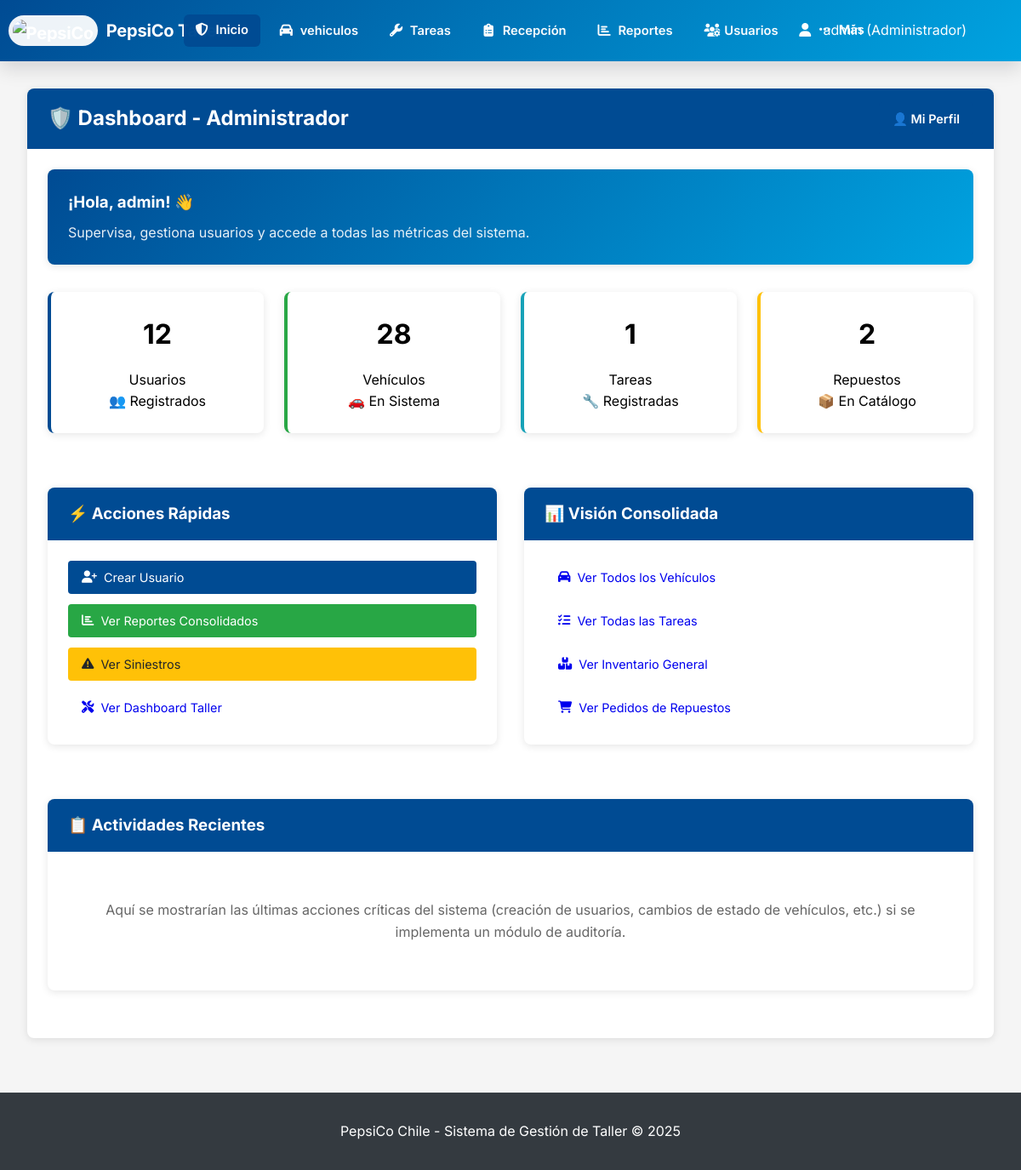
Page /usuarios/dashboard/admin/ (signed in) on the committed database.
### usuarios/models.py (models this page shows, shortened)
class Usuario(AbstractUser):
    ROLES = (
        ('admin', 'Administrador'),
        ('jefe_taller', 'Jefe de Taller'),
        ('mecanico', 'Mecánico'),
        ('chofer', 'Chofer'),
        ('vendedor', 'Vendedor/Preventista'),
        ('guardia', 'Guardia'),
        ('bodeguero', 'Bodeguero'),
        ('ehs', 'EHS'),
        ('recepcionista', 'Recepcionista de Vehículos'),
    )
    rol = models.CharField(max_length=30, choices=ROLES, default='mecanico')
    telefono = models.CharField(max_length=15, blank=True)
    fecha_creacion = models.DateTimeField(auto_now_add=True)
    foto_perfil = models.ImageField(upload_to='perfiles/', blank=True, null=True)

### usuarios/views.py (the view)
# urls.py: path('dashboard/admin/', views.dashboard_admin, name='dashboard_admin'),
@login_required
def dashboard_admin(request):
    if request.user.rol != 'admin':
        messages.error(request, 'No tienes permisos para acceder a esta vista.')
        return redirect('login') # O a una página de error 403 personalizada
    total_usuarios = Usuario.objects.count()
    total_vehiculos = Vehiculo.objects.count()
    total_tareas = Tarea.objects.count()
    total_repuestos = Repuesto.objects.count()
    context = {
        'estadisticas': {
            'total_usuarios': total_usuarios,
            'total_vehiculos': total_vehiculos,
            'total_tareas': total_tareas,
            'total_repuestos': total_repuestos,
        },
    }
    return render(request, 'usuarios/dashboard_admin.html', context)

### templates/usuarios/dashboard_admin.html (shortened to what this page needs)
{% extends 'base.html' %}
{% block content %}
<div class="card">
    <div class="card-header" style="display: flex; justify-content: space-between; align-items: center;">
        <h2 style="margin: 0;">🛡️ Dashboard - Administrador</h2>
        <a href="{% url 'perfil_usuario' %}" class="btn btn-primary">👤 Mi Perfil</a>
    </div>
    <div class="card-body">
        <div class="card" style="background: linear-gradient(135deg, #004B93 0%, #00A3E0 100%); margin-bottom: 2rem;">
            <div class="card-body text-center">
                <h3 style="margin: 0; color: white;">
                    ¡Hola, {{ request.user.get_full_name|default:request.user.username }}! 👋
                </h3>
                <p style="margin: 0.5rem 0 0 0; color: rgba(255,255,255, 0.9);">
                    Supervisa, gestiona usuarios y accede a todas las métricas del sistema.
                </p>
            </div>
        </div>
        <div class="grid grid-4">
            <div class="card metric-card" style="border-left: 4px solid var(--pepsico-blue);">
                <div class="metric-value">{{ estadisticas.total_usuarios }}</div>
                <div class="metric-label">Usuarios</div>
                <div class="metric-trend">👥 Registrados</div>
            </div>
            <div class="card metric-card" style="border-left: 4px solid #28a745;">
                <div class="metric-value">{{ estadisticas.total_vehiculos }}</div>
                <div class="metric-label">Vehículos</div>
                <div class="metric-trend">🚗 En Sistema</div>
            </div>
            <div class="card metric-card" style="border-left: 4px solid #17a2b8;">
                <div class="metric-value">{{ estadisticas.total_tareas }}</div>
                <div class="metric-label">Tareas</div>
                <div class="metric-trend">🔧 Registradas</div>
            </div>
            <div class="card metric-card" style="border-left: 4px solid #ffc107;">
                <div class="metric-value">{{ estadisticas.total_repuestos }}</div>
                <div class="metric-label">Repuestos</div>
                <div class="metric-trend">📦 En Catálogo</div>
            </div>
        </div>
        <div class="grid grid-2" style="margin-top: 2rem; gap: 2rem;">
            <div class="card">
                <div class="card-header">
                    <h3 style="margin: 0;">⚡ Acciones Rápidas</h3>
                </div>
                <div class="card-body">
                    <div style="display: grid; gap: 0.75rem;">
                        <a href="{% url 'registro_usuario' %}" class="btn btn-primary" style="display: flex; align-items: center; gap: 0.5rem;">
                            <i class="fa-solid fa-user-plus"></i> Crear Usuario
                        </a>
                        <a href="{% url 'dashboard_reportes' %}" class="btn btn-success" style="display: flex; align-items: center; gap: 0.5rem;">
                            <i class="fa-solid fa-chart-bar"></i> Ver Reportes Consolidados
                        </a>
                        <a href="{% url 'lista_siniestros' %}" class="btn btn-warning" style="display: flex; align-items: center; gap: 0.5rem; color: #212529;">
                            <i class="fa-solid fa-triangle-exclamation"></i> Ver Siniestros
                        </a>
                        <a href="{% url 'dashboard_jefe_taller' %}" class="btn btn-outline-secondary" style="display: flex; align-items: center; gap: 0.5rem;">
                            <i class="fa-solid fa-screwdriver-wrench"></i> Ver Dashboard Taller
                        </a>
                    </div>
                </div>
            </div>
            <div class="card">
                <div class="card-header">
                    <h3 style="margin: 0;">📊 Visión Consolidada</h3>
                </div>
                <div class="card-body">
                    <div style="display: grid; gap: 0.75rem;">
                        <a href="{% url 'lista_taller' %}" class="btn btn-outline-secondary" style="display: flex; align-items: center; gap: 0.5rem;">
                            <i class="fa-solid fa-car"></i> Ver Todos los Vehículos
                        </a>
                        <a href="{% url 'lista_tareas' %}" class="btn btn-outline-secondary" style="display: flex; align-items: center; gap: 0.5rem;">
                            <i class="fa-solid fa-tasks"></i> Ver Todas las Tareas
                        </a>
                        <a href="{% url 'lista_repuestos' %}" class="btn btn-outline-secondary" style="display: flex; align-items: center; gap: 0.5rem;">
                            <i class="fa-solid fa-boxes-stacked"></i> Ver Inventario General
                        </a>
                        <a href="{% url 'lista_pedidos' %}" class="btn btn-outline-secondary" style="display: flex; align-items: center; gap: 0.5rem;">
                            <i class="fa-solid fa-cart-shopping"></i> Ver Pedidos de Repuestos
                        </a>
                    </div>
                </div>
            </div>
        </div>
        <div class="card" style="margin-top: 2rem;">
            <div class="card-header">
                <h3 style="margin: 0;">📋 Actividades Recientes</h3>
            </div>
            <div class="card-body">
                <p style="text-align: center; color: #666; padding: 2rem;">
                    Aquí se mostrarían las últimas acciones críticas del sistema (creación de usuarios, cambios de estado de vehículos, etc.) si se implementa un módulo de auditoría.
                </p>
            </div>
        </div>
    </div>
</div>
{% endblock %}

### templates/base.html (shortened to what this page needs)
<!DOCTYPE html>
<html lang="es">
<head>
    <link rel="stylesheet" href="https://cdnjs.cloudflare.com/ajax/libs/font-awesome/6.4.0/css/all.min.css"
 />
</head>
<body>
    <nav class="navbar">
        <div class="navbar-container">
            <div class="logo">
                <h1><img src="https://i.postimg.cc/jSTv1DJn/instruments-logo-43257843.png" alt="PepsiCo"
                        class="logo-img"> PepsiCo Taller</h1>
            </div>
            {% if user.is_authenticated %}
            <ul class="nav-links" id="navLinks">
                {% if user.rol == 'admin' %}
                <li><a id="inicioBtn" class="btn btn-primary" data-loader="1" href="{% url 'dashboard_admin' %}"
                        title="Dashboard - Administrador"><i class="fa-solid fa-shield-halved"></i>Inicio</a></li>
                {% elif user.rol == 'jefe_taller' %}
                <li><a id="inicioBtn" class="btn btn-primary" data-loader="1" href="{% url 'dashboard_jefe_taller' %}"
                        title="Dashboard - Jefe de Taller"><i class="fa-solid fa-helmet-safety"></i>Inicio</a></li>
                {% elif user.rol == 'mecanico' %}
                <li><a id="inicioBtn" class="btn btn-primary" data-loader="1" href="{% url 'dashboard_mecanico' %}"
                        title="Dashboard - Mecánico"><i class="fa-solid fa-wrench"></i>Inicio</a></li>
                {% elif user.rol == 'chofer' %}
                <li><a id="inicioBtn" class="btn btn-primary" data-loader="1" href="{% url 'dashboard_chofer' %}"
                        title="Dashboard - Chofer"><i class="fa-solid fa-road"></i>Inicio</a></li>
                {% elif user.rol == 'guardia' %}
                <li><a id="inicioBtn" class="btn btn-primary" data-loader="1" href="{% url 'dashboard_guardia' %}"
                        title="Dashboard - Guardia"><i class="fa-solid fa-shield"></i>Inicio</a></li>
                {% elif user.rol == 'ehs' %}
                <li><a id="inicioBtn" class="btn btn-primary" data-loader="1" href="{% url 'dashboard_ehs' %}"
                        title="Dashboard - EHS"><i class="fa-solid fa-user-shield"></i>Inicio</a></li>
                {% else %}
                <li><a id="inicioBtn" href="{% url 'clinica_dashboard' %}" title="Dashboard Principal"><i
                            class="fa-solid fa-road"></i>Inicio</a></li>
                {% endif %}
                {% if user.is_superuser or user.rol == 'admin' or user.rol == 'jefe_taller' or user.rol == 'mecanico' %}
                <li><a href="{% url 'tablero_clinica' %}" title="Dashboard de Vehículos"><i
                            class="fa-solid fa-car"></i>vehiculos</a></li>
                {% endif %}
                {% if user.is_superuser or user.rol == 'admin' or user.rol == 'jefe_taller' or user.rol == 'mecanico' %}
                <li><a href="{% url 'lista_tareas' %}" title="Gestión de Tareas"><i
                            class="fa-solid fa-wrench"></i>Tareas</a></li>
                {% endif %}
                {% if user.rol == 'recepcionista' or user.is_superuser or user.rol == 'admin' %}
                <li><a href="{% url 'dashboard_recepcionista' %}" title="Recepción de Vehículos"><i
                            class="fa-solid fa-clipboard-list"></i>Recepción</a></li>
                {% endif %}
                {% if user.is_superuser or user.rol == 'admin' or user.rol == 'jefe_taller' or user.rol == 'ehs' %}
                <li><a href="{% url 'dashboard_reportes' %}" title="Reportes y Métricas"><i
                            class="fa-solid fa-chart-bar"></i>Reportes</a></li>
                {% endif %}
                {% if user.is_superuser or user.rol == 'admin' %}
                <li><a href="{% url 'lista_usuarios' %}" title="Gestión de Usuarios"><i
                            class="fa-solid fa-users-gear"></i>Usuarios</a></li>
                {% endif %}
                {% if user.is_superuser or user.rol == 'admin' %}
                <li class="dropdown shift-right">
                    <a href="#" class="dropdown-toggle btn-mas" title="Más operaciones"><i
                            class="fa-solid fa-ellipsis"></i>Más</a>
                </li>
                {% endif %}
            </ul>
            <div class="user-info">
                <div class="dropdown align-right">
                    <a href="#" class="dropdown-toggle" style="color: white; text-decoration: none;">
                        <i class="fa-solid fa-user"></i>
                        {% if request.viewing_as_role %}
                        {{ request.original_user.get_full_name|default:request.original_user.username }} ({{
                        request.original_user.get_rol_display }})
                        {% else %}
                        {{ user.get_full_name|default:user.username }} ({{ user.get_rol_display }})
                        {% endif %}
                    </a>
                </div>
            </div>
            {% endif %}
        </div>
    </nav>
    <main class="main-container">
        {% block content %}
        {% endblock %}
    </main>
    <footer style="text-align: center; padding: 2rem; background: var(--dark-gray); color: white; margin-top: 4rem;">
        <p>PepsiCo Chile - Sistema de Gestión de Taller &copy; 2025</p>
    </footer>
</body>
</html>

### templates/base.html (style rules this page uses)
:root { --pepsico-blue: #004B93; --pepsico-red: #D32D27; --pepsico-light-blue: #00A3E0; --light-gray: #f8f9fa; --dark-gray: #343a40; --muted: #6c757d; --glass: rgba(255, 255, 255, 0.06); }
* { margin: 0; padding: 0; box-sizing: border-box; }
body { font-family: 'Inter', 'Segoe UI', Tahoma, Geneva, Verdana, sans-serif; background-color: #f5f5f5; line-height: 1.6; }
.navbar { background: linear-gradient(135deg, var(--pepsico-blue), var(--pepsico-light-blue)); color: white; padding: 1.1rem 0; min-height: 72px; box-shadow: 0 8px 22px rgba(2, 6, 23, 0.14); backdrop-filter: saturate(120%) blur(4px); position: sticky; top: 0; z-index: 1200; transition: transform 0.2s ease, box-shadow 0.2s ease; }
.logo { display: flex; align-items: center; gap: 0.6rem; margin-left: 0; position: absolute; left: 0.6rem; top: 50%; transform: translateY(-50%); white-space: nowrap; }
.navbar-container { max-width: 1200px; margin: 0 auto; display: flex; justify-content: space-between; align-items: center; padding: 0 2rem; padding-left: 14rem; padding-right: 18rem; }
.logo h1 { font-size: 1.25rem; font-weight: 700; letter-spacing: -0.2px; display: flex; align-items: center; gap: 0.6rem; }
.logo-img { height: 2.25rem; width: auto; display: inline-block; border-radius: 4vh; background: rgba(255, 255, 255, 0.932); padding: 5px; }
.nav-links { display: flex; gap: 0.6rem; list-style: none; align-items: center; position: absolute; left: 13.5rem; top: 50%; transform: translateY(-50%); z-index: 1220; }
.nav-links a { color: white; text-decoration: none; padding: 0.45rem 0.85rem; border-radius: 6px; transition: background-color 0.18s, transform 0.12s; font-weight: 600; font-size: 0.92rem; opacity: 0.98; }
.nav-links a i, .dropdown-content a i, .dropdown-section strong i, .dropdown-toggle i { margin-right: 0.55rem; width: 1em; text-align: center; }
.nav-links a i { font-size: 0.95rem; }
.nav-links .btn-mas { padding: 0.45rem 1.5rem; min-width: 120px; }
.user-info { display: flex; align-items: center; gap: 1rem; color: white; position: absolute; right: 3rem; top: 50%; transform: translateY(-50%); white-space: nowrap; }
.main-container { max-width: 1200px; margin: 2rem auto; padding: 0 2rem; }
.card { background: white; border-radius: 8px; box-shadow: 0 2px 10px rgba(0, 0, 0, 0.1); margin-bottom: 2rem; overflow: hidden; }
.card-header { background: var(--pepsico-blue); color: white; padding: 1rem 1.5rem; font-weight: 600; display: flex; justify-content: space-between; align-items: center; }
.card-body { padding: 1.5rem; }
.btn { padding: 0.5rem 1rem; border: none; border-radius: 4px; cursor: pointer; text-decoration: none; display: inline-block; text-align: center; transition: all 0.3s; font-size: 0.9rem; }
.btn-primary { background: var(--pepsico-blue); color: white; }
.btn-success { background: #28a745; color: white; }
.btn-warning { background: #ffc107; color: #212529; }
footer { border-top: 1px solid rgba(255, 255, 255, 0.03); }
.grid { display: grid; gap: 1.5rem; }
.grid-2 { grid-template-columns: repeat(auto-fit, minmax(300px, 1fr)); }
.grid-4 { grid-template-columns: repeat(auto-fit, minmax(200px, 1fr)); }
.metric-card { text-align: center; padding: 1.5rem; }
.metric-value { font-size: 2rem; font-weight: bold; d noo w: 0 0 border-radius: 4px; margin-bottom: 1rem; }
.user-info { display: flex; align-items: center; gap: 1rem; color: white; position: absolute; right: 3rem; top: 50%; transform: translateY(-50%); white-space: nowrap; max-width: 260px; overflow: visible; }
.user-info .dropdown-toggle { max-width: 290px; display: inline-block; overflow: hidden; text-overflow: ellipsis; white-space: nowrap; vertical-align: middle; }
.dropdown-toggle { color: white; text-decoration: none; padding: 0.5rem 1rem; border-radius: 4px; transition: background-color 0.3s; display: block; }
.dropdown { position: relative; display: inline-block; }

### rows in the picture
Usuario: get_full_name "admin", rol "Administrador", user.get_full_name "admin"

### other values in the picture
{{ estadisticas.total_usuarios }} "12"
{{ estadisticas.total_vehiculos }} "28"
{{ estadisticas.total_tareas }} "1"
{{ estadisticas.total_repuestos }} "2"
